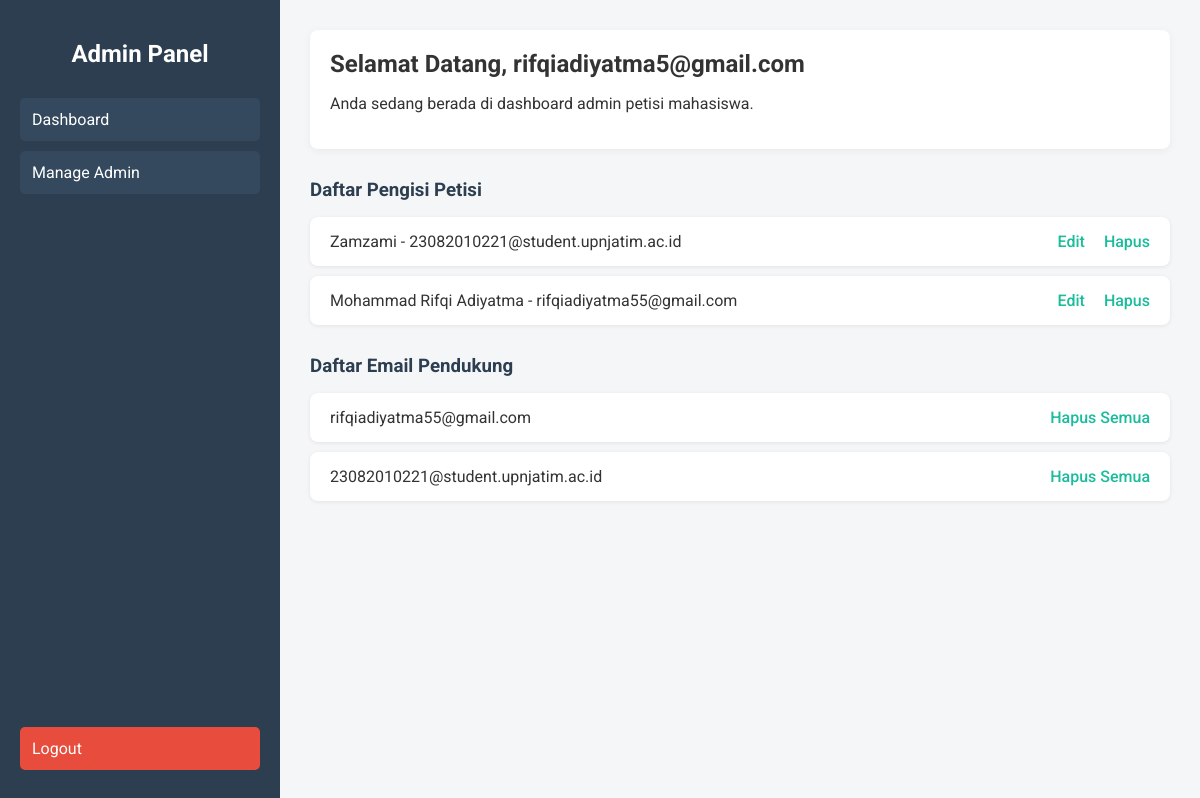
/dashboardadmin.php (signed in), run on the app's committed database.
### tables this page shows
CREATE TABLE `pengisi` (
  `id` int(11) NOT NULL,
  `nama` varchar(100) NOT NULL,
  `email` varchar(100) NOT NULL,
  `pesan` text NOT NULL
);

### dashboardadmin.php (the view, shortened to what this page needs)
<?php
$email_user = $_SESSION['user_email'];
require_once 'koneksi.php';
$query = "SELECT * FROM pengisi ORDER BY id DESC";
$result = $conn->query($query);
$emailQuery = "SELECT DISTINCT email FROM pengisi";
$emailResult = $conn->query($emailQuery);
?>
<!DOCTYPE html>
<html lang="id">
<head>
</head>
<body>
<div class="container">
    <div class="sidebar">
        <h2>Admin Panel</h2>
        <a href="dashboardadmin.php">Dashboard</a>
        <a href="manage_admin.php">Manage Admin</a>
        <a href="logout_admin.php" class="logout-btn">Logout</a>
    </div>
    <div class="main-content">
        <div class="header">
            <h1>Selamat Datang, <?= htmlspecialchars($email_user) ?></h1>
            <p>Anda sedang berada di dashboard admin petisi mahasiswa.</p>
        </div>
        <div class="section">
            <h3>Daftar Pengisi Petisi</h3>
            <ul class="data-list">
                <?php while ($row = $result->fetch_assoc()) : ?>
                <li>
                    <span><?= htmlspecialchars($row['nama']) ?> - <?= htmlspecialchars($row['email']) ?></span>
                    <div class="action-buttons">
                        <a href="edit_petisiadmin.php?id=<?= $row['id'] ?>">Edit</a>
                        <a href="hapus_petisiadmin.php?id=<?= $row['id'] ?>" onclick="return confirm('Yakin ingin menghapus petisi ini?')">Hapus</a>
                    </div>
                </li>
                <?php endwhile; ?>
            </ul>
        </div>
        <div class="section" id="akun-section">
            <h3>Daftar Email Pendukung</h3>
            <ul class="data-list">
                <?php if ($emailResult->num_rows > 0): ?>
                    <?php while ($row = $emailResult->fetch_assoc()) : ?>
                    <li>
                        <span><?= htmlspecialchars($row['email']) ?></span>
                        <div class="action-buttons">
                            <a href="hapus_emailadmin.php?email=<?= urlencode($row['email']) ?>" onclick="return confirm('Yakin ingin menghapus semua petisi dari email ini?')">Hapus Semua</a>
                        </div>
                    </li>
                    <?php endwhile; ?>
                <?php else: ?>
                    <li><span>Belum ada data pendukung petisi.</span></li>
                <?php endif; ?>
            </ul>
        </div>
    </div>
</div>
</body>
</html>

### dashboardadmin.php (style rules this page uses)
body { font-family: 'Roboto', sans-serif; margin: 0; background: #f4f6f8; color: #333; }
.container { display: flex; min-height: 100vh; }
.sidebar { width: 240px; background-color: #2C3E50; color: #fff; padding: 20px; display: flex; flex-direction: column; }
.sidebar h2 { text-align: center; margin-bottom: 30px; }
.sidebar a { text-decoration: none; color: #fff; padding: 12px; display: block; border-radius: 5px; margin-bottom: 10px; background-color: #34495E; transition: background-color 0.3s; }
.sidebar .logout-btn { margin-top: auto; background-color: #E74C3C; }
.main-content { flex: 1; padding: 30px; }
.header { background: #fff; padding: 20px; margin-bottom: 20px; border-radius: 8px; box-shadow: 0 2px 8px rgba(0,0,0,0.05); }
.header h1 { margin: 0; font-size: 24px; }
.section { margin-top: 30px; }
.section h3 { margin-bottom: 15px; color: #2C3E50; }
.data-list { list-style: none; padding: 0; }
.data-list li { background: #fff; margin-bottom: 10px; padding: 15px 20px; border-radius: 8px; display: flex; justify-content: space-between; align-items: center; box-shadow: 0 1px 4px rgba(0,0,0,0.08); }
.action-buttons a { text-decoration: none; margin-left: 15px; color: #1ABC9C; font-weight: 500; }

### data on the page
pengisi: nama "Zamzami", email "23082010221@student.upnjatim.ac.id"
pengisi: nama "Mohammad Rifqi Adiyatma", email "rifqiadiyatma55@gmail.com"

### other printed values
$email_user "rifqiadiyatma5@gmail.com"
$row['email'] "rifqiadiyatma55@gmail.com"
$row['email'] "23082010221@student.upnjatim.ac.id"
